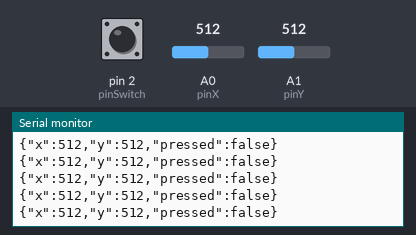
Bench run of a sketch on a simulated Arduino Uno, built with avr-gcc and run on an emulated ATmega328P. On the bench: the last lines printed to the serial monitor. The inputs (shaded band) are chosen by the test bench; at power-on: A0 (pinX) = 512, A1 (pinY) = 512, pin 2 (pinSwitch) HIGH.

Above: at 1.2 s.
1.3 s: A0 (pinX) set to 110
At 2.1 s:
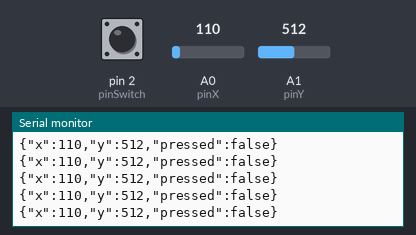
4.3 s: A0 (pinX) set to 95
At 4.8 s:
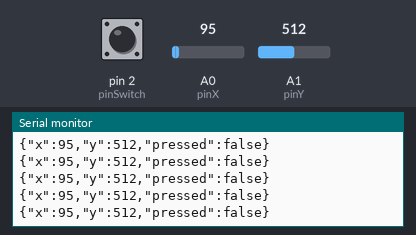
7.3 s: A1 (pinY) set to 108
At 7.8 s:
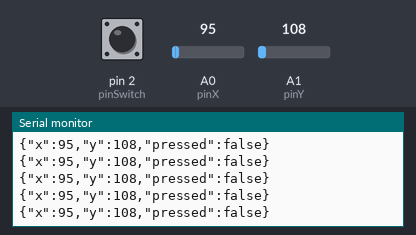
10.3 s: A1 (pinY) set to 92
At 11.3 s:
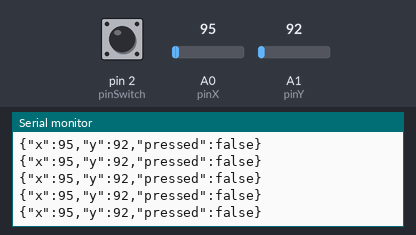
Timing chart, 0 to 13.3 s (numbered marks = the images above; inputs shaded):
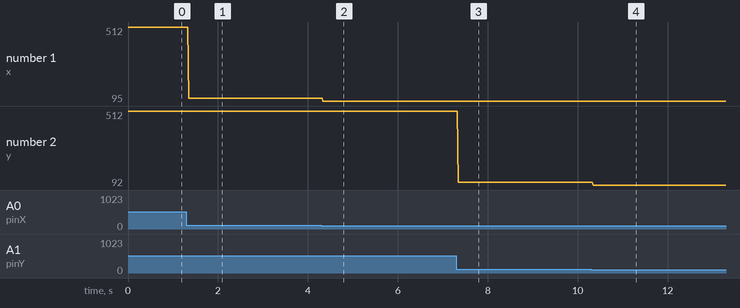

The sketch:

web-serial.ino
```cpp
// Please README.md first

#include <ArduinoJson.h>
#define pinX 0
#define pinY 1
#define pinSwitch 2
#define ledPin 13

void setup() {
  // Need to set up digital pin as an input
  // (unnecessary for analog)
  pinMode(pinSwitch, INPUT_PULLUP);

  // Setup serial
  Serial.begin(19200);

  // Wait for serial port to be initalised
  while (!Serial) continue;

}

void loop() {
  // --- SENDING SENSOR DATA TO BROWSER
  // Read data from joystick module
  int x = analogRead(pinX);
  int y = analogRead(pinY);
  bool pressed = digitalRead(pinSwitch) == LOW;

  // Allocate memory for what we're going to send
  // 24 was calculated via: https://arduinojson.org/v6/assistant
  StaticJsonDocument<24> doc;
  doc["x"] = x;
  doc["y"] = y;
  doc["pressed"] = pressed;

  // Send on serial and follow with a new line
  serializeJson(doc, Serial);
  Serial.println();

  // --- HANDLING DATA FROM BROWSER
  if (Serial.available() > 0) {
    StaticJsonDocument<48> doc;
    DeserializationError error = deserializeJson(doc, Serial);
    if (error) {
      Serial.print(F("deserializeJson() failed: "));
      Serial.println(error.f_str());
      return;
    }

    // Turn LED on/off according to data received from browser
    int pulses = doc["pulses"];
    int interval = doc["interval"];
    bool on = true;
    for (int i=0;i<pulses;i++) {
      digitalWrite(ledPin,on);
      delay(interval);
      on = !on;
    }
  }

}
```

Measured:
- after the input at 1.3 s, the serial monitor: prints a new line after 0.05 s (image 1)
- after the input at 4.3 s, the serial monitor: prints a new line at once (image 2)
- after the input at 7.3 s, the serial monitor: prints a new line at once (image 3)
- after the input at 10.3 s, the serial monitor: prints a new line after 0.05 s (image 4)
- plotted number 1: 512 → 110 after the input at 1.3 s, 110 → 95 after the input at 4.3 s
- plotted number 2: 512 → 108 after the input at 7.3 s, 108 → 92 after the input at 10.3 s
